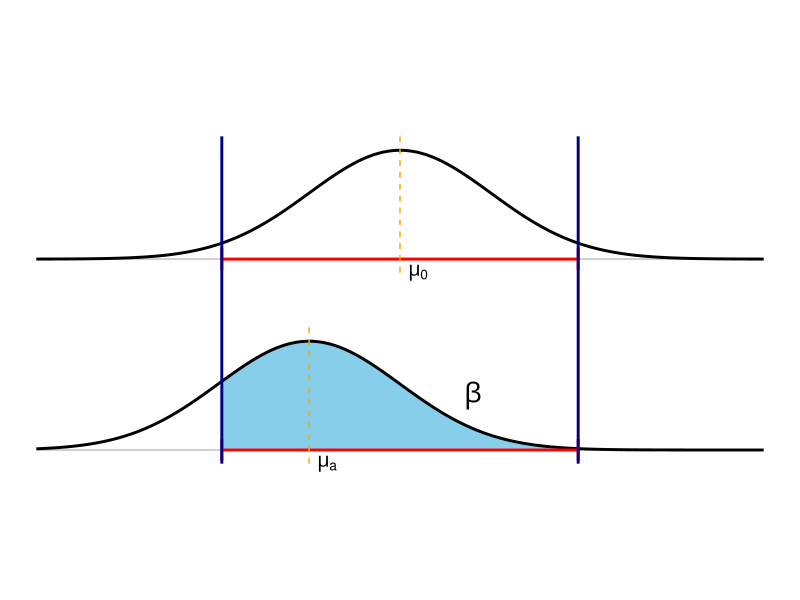

This chart was generated by the following R code:
library(tidyverse)

# constants for the normal plot
x_min = -4
x_max = 4
color_normal = "skyblue"
delta_mu = 1
mu_mu_0= paste(expression(mu[0]))
mu_mu_a= paste(expression(mu[a]))
oobeta = paste(expression(beta))

y_shift = 0.7
radius = 1.96

x_left = -radius
x_right = radius

# constants for lines
bar_whisker_heigth  = 0.08
color_line = "grey"
horizontal_line_color = "grey"
vertical_line_color_1 = "orange"
vertical_line_color_2 = "darkblue"
region_color = "red"



# set.seed(1009)

# data for normal curve
df_up =
  data.frame(x = seq(x_min, x_max, length.out = 500)) %>%
  mutate(y = dnorm(x) + y_shift)
df_down = 
  data.frame(x = seq(x_min, x_max, length.out = 500)) %>%
  mutate(y = dnorm(x+delta_mu))
df_fill =
  data.frame(x = seq(x_left, x_right, length.out = 300)) %>%
  mutate(y=dnorm(x+delta_mu))

png(file = "power.png", bg = "transparent", width=1600, height=800)
# plotting normal curves
p = ggplot()+
  annotate("segment", x = x_min, xend=x_max, y=y_shift, yend=y_shift,
           color=horizontal_line_color)+
  annotate("segment", x = x_min, xend=x_max, y=0, yend=0,
           color=horizontal_line_color)+
  geom_line(data=df_up, aes(x, y), size=1)+ 
  geom_area(data=df_fill, aes(x, y), fill=color_normal)+
  geom_line(data=df_down, aes(x, y), size=1)+
  annotate("errorbarh", xmin = x_left, xmax=x_right, y=0, 
           height=bar_whisker_heigth, color=region_color, size=1 )+
  annotate("errorbarh", xmin = x_left, xmax=x_right, y=y_shift,
           height=bar_whisker_heigth, color="red", size=1 )+
  
  annotate("segment", x=0, xend=0, y=y_shift- 0.05, yend= y_shift + 0.45, 
           color=vertical_line_color_1, linetype="dashed")+
  annotate("segment", x=-delta_mu, xend=-delta_mu, y=- 0.05, yend=  0.45, 
         color=vertical_line_color_1, linetype="dashed")+
  annotate("segment", x=x_left, xend=x_left, y=- 0.05, yend= y_shift+ 0.45, 
           color=vertical_line_color_2, size = 1)+
  annotate("segment", x=x_right, xend=x_right, y=- 0.05, yend= y_shift+ 0.45, 
           color=vertical_line_color_2, size = 1)+
  annotate("text", label=mu_mu_0, x=0.2, y=y_shift-0.05, parse=TRUE, size=5)+
  annotate("text", label=mu_mu_a, x=0.2-delta_mu, y=-0.05, parse=TRUE, size=5)+
  annotate("text", label=oobeta, x=1.8-delta_mu, y=0.20, parse=TRUE,
           size=7, fontface="bold")
  
  


  
  
#   annotate("segment", x=x_min, y=0, xend=x_max, yend=0, size=0.5)+
#   annotate("text", x=mu_x, y=mu_y, label=mu_mu, parse = T)
# 
# # data for horizontal lines 
# df_lines = data.frame(
#   x = rnorm(num_lines),
#   y=seq(first_line, last_line, length.out=num_lines) ) %>% 
#   mutate( x_left = x - radius,  x_right = x + radius ) %>% 
#   mutate( covers = factor( ifelse(x_left < 0 & x_right > 0, "yes", "no"), levels=c("yes","no") ) )
# 
# # plotting horizontal lines
# p = p+
#   geom_segment( data = df_lines,
#     aes(x=x_min, xend=x_max, y=y, yend=y), 
#     color=color_line, size=0.5)+
#   geom_errorbarh( data = df_lines, 
#       aes(xmin=x_left, xmax=x_right, y=y,  height=bar_whisker_heigth, color=covers))+
#   scale_color_manual(values=yes_no_colors) # error bar colors
# 
# # vertical line
# p = p + 
#   annotate("segment", x=0, xend=0, y = 0.5, yend = last_line-2*bar_whisker_heigth,
#            color = color_vertical_line)
  
# theme
p = p + theme_void()  + 
  theme(legend.position = "None")+
  coord_fixed(ratio=3)
print(p)

# output
dev.off()
